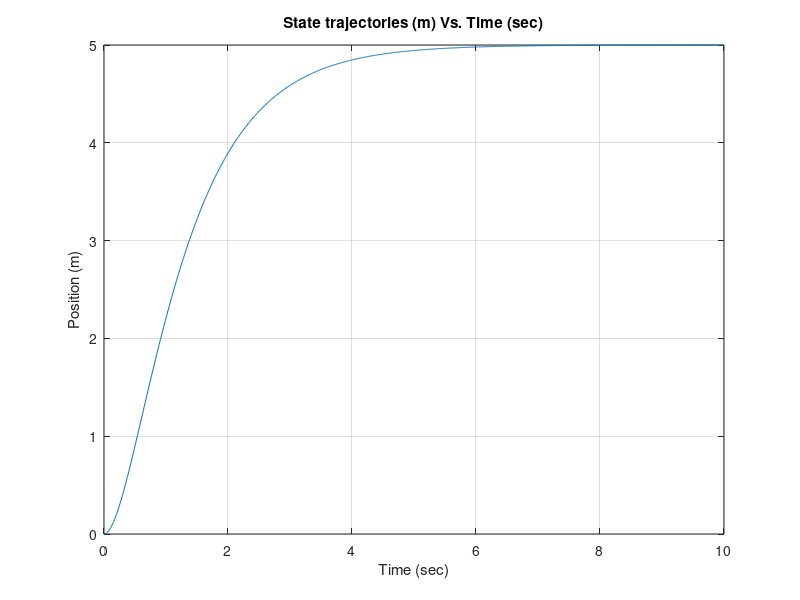
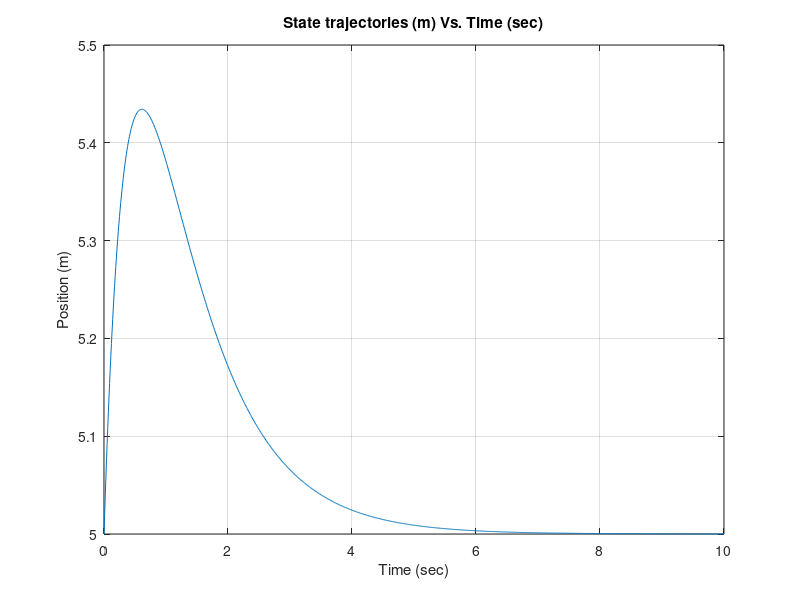

Reproduce these figures in MATLAB, in order.
%% HW2 Farid Tavakkolmoghaddam
clc; clear;
A=[0 1;-0.4 -0.2]; %System dynamics
B=[0;0.2];
C=[1 0];
D=0;
x0 = [0 0]; % initial position and velocity at the equilibrium point
sys_open_loop=ss(A,B,C,D) % open_loop transfer function
% desired poles at the  -1 -2.5 finding the gain (K)
P=[-1 -2.5];% desired poles 
disp('desired K that places the poles at the -1 , -2.5 :')
K=place(A,B,P)%desired gain
disp('desired Kr that places the poles at the -1 , -2.5 :')
Kr=-inv(C*inv((A-B*K))*B)% desired Kr
sys_closed_loop=ss(A-B*K,B*Kr,C,D) % closed loop system


t = 0:0.01:10;
u = 5*ones(size(t)); % input with the reference input of 5
% plotting the trajectory of the system
[y,t,x] = lsim(sys_closed_loop,u,t,x0);
figure('Name','With the equilibrium initial condition')
plot(t,y)
title('State trajectories (m) Vs. Time (sec)')
xlabel('Time (sec)')
ylabel('Position (m)')
grid 
%% Trying with the different initial position and velocity 
x0 = [5 2]; % initial position is 5 m and the initial velocit is 
% plotting the trajectory of the system
[y,t,x] = lsim(sys_closed_loop,u,t,x0);
figure('Name','With different initial condition')
plot(t,y)
title('State trajectories (m) Vs. Time (sec)')
xlabel('Time (sec)')
ylabel('Position (m)')
grid

